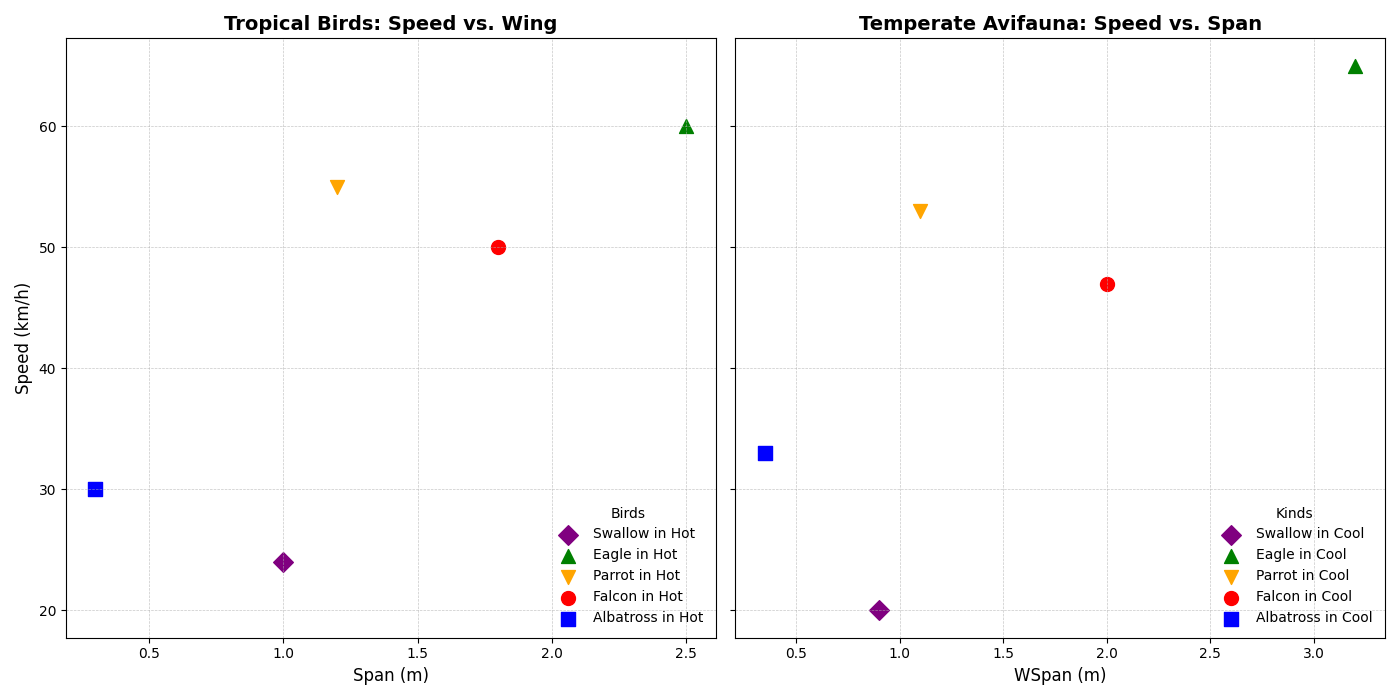

Reproduce this figure in Python.
import matplotlib.pyplot as plt
import numpy as np

# Define bird species data
species = ['Swallow', 'Eagle', 'Parrot', 'Falcon', 'Albatross']
regions = ['Temperate', 'Tropical']

# Bird data manually created
wing_spans_tropical = [1.0, 2.5, 1.2, 1.8, 0.3]
wing_spans_temperate = [0.9, 3.2, 1.1, 2.0, 0.35]
flying_speeds_tropical = [24, 60, 55, 50, 30]
flying_speeds_temperate = [20, 65, 53, 47, 33]

# Define colors and markers for species
colors = ['purple', 'green', 'orange', 'red', 'blue']
markers = ['D', '^', 'v', 'o', 's']

# Create the figure and multiple subplots
fig, axs = plt.subplots(1, 2, figsize=(14, 7), sharey=True)

# Scatter plot for Tropical region
axi = axs[0]
for i, sp in enumerate(species):
    axi.scatter(wing_spans_tropical[i], flying_speeds_tropical[i], 
                color=colors[i], label=f'{sp} in Hot', s=100, marker=markers[i])

axi.set_title('Tropical Birds: Speed vs. Wing', fontsize=14, fontweight='bold')
axi.set_xlabel('Span (m)', fontsize=12)
axi.set_ylabel('Speed (km/h)', fontsize=12)
axi.legend(title='Birds', loc='lower right', fontsize=10, frameon=False)
axi.grid(True, linestyle='--', linewidth=0.5, alpha=0.7)

# Scatter plot for Temperate region
axj = axs[1]
for i, sp in enumerate(species):
    axj.scatter(wing_spans_temperate[i], flying_speeds_temperate[i], 
                color=colors[i], label=f'{sp} in Cool', s=100, marker=markers[i])

axj.set_title('Temperate Avifauna: Speed vs. Span', fontsize=14, fontweight='bold')
axj.set_xlabel('WSpan (m)', fontsize=12)
axj.legend(title='Kinds', loc='lower right', fontsize=10, frameon=False)
axj.grid(True, linestyle='--', linewidth=0.5, alpha=0.7)

# Adjust layout
plt.tight_layout()

# Show plots
plt.show()
